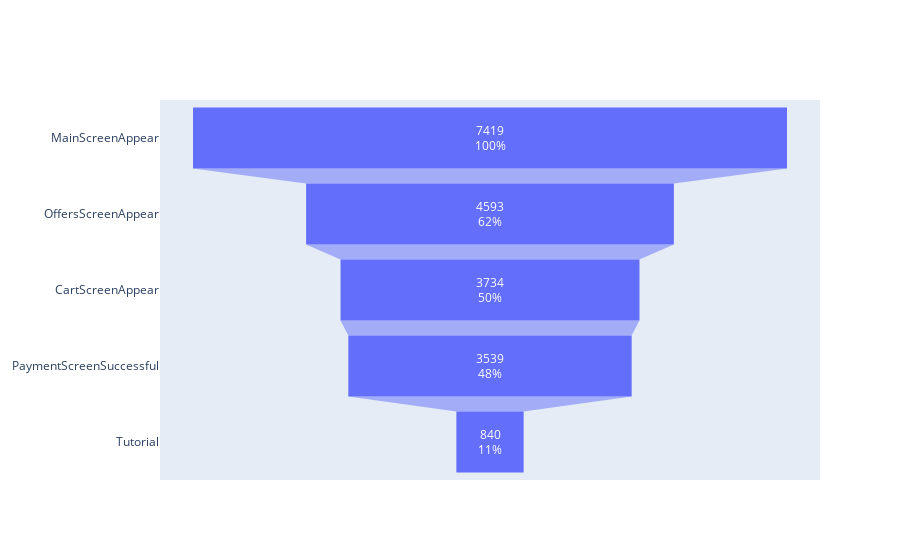

The notebook cell saved with this chart:
### Markdown cell above
##### Utiliza el embudo de eventos para encontrar la proporción de usuarios que pasan de una etapa a la siguiente

### Code cell
fig = go.Figure(go.Funnel(
    y= funnel_by_users['event_name'],
    x= funnel_by_users['user_id'],
    textinfo= 'value+percent initial'))
fig.show()

### Figure 1 — Plotly figure (JSON) as saved in the notebook; plotly's stock layout.template omitted (floating-point values rounded to 4 significant figures)
{"data": [{"textinfo": "value+percent initial", "type": "funnel", "x": [7419, 4593, 3734, 3539, 840], "y": ["MainScreenAppear", "OffersScreenAppear", "CartScreenAppear", "PaymentScreenSuccessful", "Tutorial"]}], "layout": {}}
